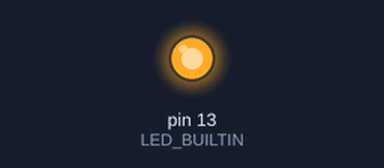
Simulated run of this sketch. Board: Arduino Uno, built with avr-gcc and run on an emulated ATmega328P. Shown: output pins drawn as LEDs (lit = HIGH). What the sketch prints to the serial monitor is not drawn.

Above: at 0.1 s.
Timing chart, 0 to 1.6 s (numbered marks = the images above):
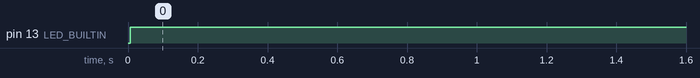

Measured:
- by itself, pin 13 (LED_BUILTIN): LOW → HIGH at 0.01 s

The sketch:

midi_keyboard_mega.ino
```cpp
#include <CapacitiveSensor.h>

// hier werden die korken auf digitalPins gelegt. pin 3 ist messpin.

CapacitiveSensor korken_22 = CapacitiveSensor(3, 22); // erst messpin (3), dann digitalpin 22

bool korken_22_isInUse = false;

CapacitiveSensor korken_23 = CapacitiveSensor(3, 23); // erst messpin (3), dann digitalpin 22

bool korken_23_isInUse = false;

void setup()
{
  Serial.begin(9600);
  pinMode(LED_BUILTIN, OUTPUT);
}

void loop()
{
  long korken_22_val = korken_22.capacitiveSensor(30);
  long korken_23_val = korken_23.capacitiveSensor(30);

  //if( korken_22_val > 0){
  //    Serial.print( "KORKEN22");
  //     //NoteOn(153,36,127);
  //  }
  //
  //if( korken_23_val > 0){
  //     Serial.print("xxxxxxxxxxxxxx");
  //  }

  if (korken_22_val > 0 && !korken_22_isInUse)
  {
    korken_22_isInUse = true;
    Serial.print("22 korken geht");
    digitalWrite(LED_BUILTIN, HIGH);
  }
  if (korken_22_val == 0 && korken_22_isInUse)
  {
    korken_22_isInUse = false;
    Serial.print("22 korken aus");
    digitalWrite(LED_BUILTIN, LOW);
  }

  //
  //  if(korken_23_val > 0 && !korken_23_isInUse){
  //          korken_23_isInUse = true;
  //          Serial.print("23 korken geht");
  //          digitalWrite(LED_BUILTIN, HIGH);
  //    }
  //  if(korken_23_val == 0 && korken_23_isInUse){
  //          korken_23_isInUse = false;
  //          Serial.print("23 korken aus");
  //          digitalWrite(LED_BUILTIN, LOW);
  //    }
}

void NoteOn(int channel, int note, int velocity)
{
  Serial.write(channel);  // 1001 0000 = Note On/ Kanal
  Serial.write(note);     // Note C1
  Serial.write(velocity); //Schlagstärke auf max:127
}

void NoteOff(int channel, int note, int velocity)
{
  Serial.write(channel);  // 1001 0000 = Note On/ Kanal
  Serial.write(note);     // Note C1
  Serial.write(velocity); //Schlagstärke auf max:127
}
```
